Frame 1 (no input): blank canvas, image omitted
Frame 60 (the mouse pressed at the canvas centre just before this capture): blank canvas, image omitted
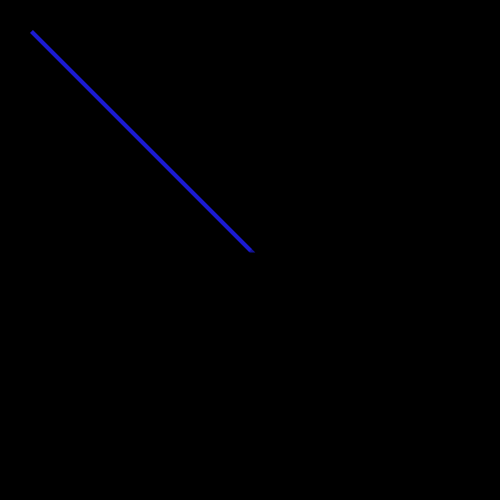
Frame 120 (the mouse held since frame 60 and released just before this capture)

The Processing sketch whose frames 1 and 60 were blank and that drew this single picture after the mouse press (run headless with seeded random() and noise(); from frame 60 on, the mouse is pressed at the canvas centre):

// Processing sketch: processing_170636
// ── processing_170636.pde

Stick[] sticks;
int numSticks = 90;
int currentStick= 0;

void setup() {
  size(500,500);
  smooth();
  sticks = new Stick[numSticks];
  for(int i = 0; i < numSticks; i++) {
    sticks[i] = new Stick();
  }
}
void draw() {
  background(0);
  for(int i = 0; i <numSticks; i++) {
    sticks[i].grow();
    sticks[i].display();
  }
}
void mousePressed() {
  sticks[currentStick].start(mouseX, mouseY);
  currentStick++;
  if (currentStick >= numSticks) {
  currentStick = 0;
  }
}

class Stick {
  float x, y; float diameter;
  boolean on = false;
  
  void start(float xpos, float ypos) {
    x=xpos;
    y=ypos;
    on=true;
    diameter=HALF_PI;
  }
  void grow() {
    if (on ==true) {
      diameter += 0.5;
      if (diameter > 400) {
        on = false;
      }
    }
  }
  void display() {
    if (on == true) {
      noFill();
      strokeWeight(4);
      stroke(diameter, diameter, x ,153);
      triangle(x,y,x, y, diameter, diameter);
      triangle(diameter, diameter, x, y, x, y);
      
    }
  }
}
